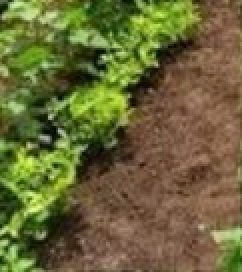
#> input picture Images/1c.jpg, 121 x 136 px (shown 2 times larger)
$ python q7.py
#> lines starting #> are read from the running program, lines starting #| are printed output that depends on the picture; after the words box and inside, x2 and y2 are one past the last pixel; in counts of white or black regions, pixels touching at a corner belong together
# D/ENG/24/0023/EE - ET3112
# Assignment 02 on Fitting
# Question 07

import cv2
import numpy as np

# 1. Load the image and extract edges
image_path = '../Images/1c.jpg'
img = cv2.imread(image_path, cv2.IMREAD_GRAYSCALE)
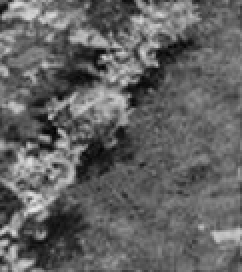
#> img: shape (136, 121) (shown 2 times larger); min 1, max 233, mean 98.4

if img is None:
    print("Error: Could not load image. Check the path.")
    exit()

edges = cv2.Canny(img, 550, 690)
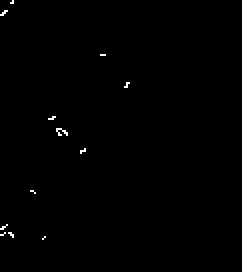
#> edges: shape (136, 121) (shown 2 times larger); 0.35% white in thin lines or dots, all inside (x1, y1, x2, y2) = (0, 0, 65, 120)
indices = np.where(edges != 0)
#> indices = 57 positions, rows 0 to 119, columns 0 to 64
x = indices[1]
#> x = 57 values, max 64 at index 13, min 0 at index 7, mean 23.12
y = indices[0]
#> y = 57 values from 0 to 119

# 2. Total Least Squares (TLS) Fit using SVD
mean_x = np.mean(x)
#> mean_x = 23.12
mean_y = np.mean(y)
#> mean_y = 66.77

x_centered = x - mean_x
#> x_centered = 57 values, max 40.88 at index 13, min -23.12 at index 7, mean -3.74e-16
y_centered = y - mean_y
#> y_centered = 57 values from -66.77 to 52.23

pts = np.vstack((x_centered, y_centered)).T
#> pts = 57 pairs, first value -23.12 to 40.88, second value -66.77 to 52.23
U, S, Vt = np.linalg.svd(pts)
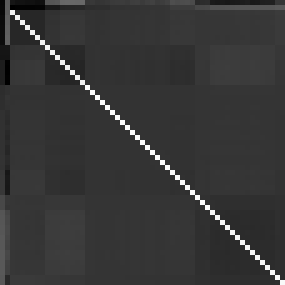
#> U: shape (57, 57) float64 (shown 5 times larger); min -0.254, max 0.999, mean 0.0171; drawn with min black and max white
#> S = [289.8, 142.5]; Vt = [[-0.159, 0.987], [-0.987, -0.159]]

# The direction vector
dx, dy = Vt[0]
#> dx = -0.159; dy = 0.987

# Calculate the slope (m = dy/dx)
m_tls = dy / dx
#> m_tls = -6.2

# 3. Calculate the Angle
# angle in radians = arctan(m)
angle_rad = np.arctan(m_tls)
#> angle_rad = -1.41

# Convert to degrees
angle_deg = np.degrees(angle_rad)
#> angle_deg = -80.84
# Invert the angle so it matches the visual slope in Figure 1b
visual_angle = -angle_deg
#> visual_angle = 80.84

print("\n--- Answer for Question 07 ---")
print(f"Calculated TLS Slope (m): {m_tls:.4f}")
#| Calculated TLS Slope (m): -6.1986
print(f"Raw Calculated Angle: {angle_deg:.2f} degrees")
#| Raw Calculated Angle: -80.84 degrees
print(f"Adjusted Visual Crop Field Angle (TLS): {visual_angle:.2f} degrees\n")
#| Adjusted Visual Crop Field Angle (TLS): 80.84 degrees

$ run again, with Images/1a.jpg copied over Images/1c.jpg
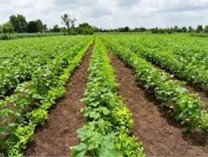
#> input picture Images/1a.jpg, 208 x 157 px
#> `edges = cv2.Canny(img, 550, 690)`:
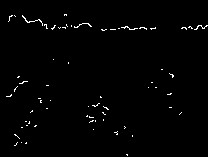
#> edges: shape (157, 208); 1.1% white in thin lines or dots, all inside (x1, y1, x2, y2) = (6, 14, 208, 156)
#> indices = 371 positions, rows 14 to 155, columns 6 to 207
#> x = 371 values, max 207 at index 81, min 6 at index 253, mean 89.12
#> y = 371 values from 14 to 155
#> mean_x = 89.12
#> mean_y = 62.77
#> x_centered = 371 values, max 117.9 at index 81, min -83.12 at index 253, mean -7.35e-15
#> y_centered = 371 values from -48.77 to 92.23
#> pts = 371 pairs, first value -83.12 to 117.9, second value -48.77 to 92.23
#> `U, S, Vt = np.linalg.svd(pts)`:
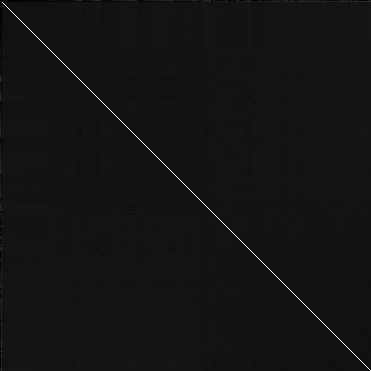
#> U: shape (371, 371) float64; min -0.0808, max 1, mean 0.00268; drawn with min black and max white
#> S = [1154.7, 814.2]; Vt = [[0.968, -0.25], [0.25, 0.968]]
#> dx = 0.968; dy = -0.25
#> m_tls = -0.258
#> angle_rad = -0.252
#> angle_deg = -14.47
#> visual_angle = 14.47
#| Calculated TLS Slope (m): -0.2580
#| Raw Calculated Angle: -14.47 degrees
#| Adjusted Visual Crop Field Angle (TLS): 14.47 degrees
